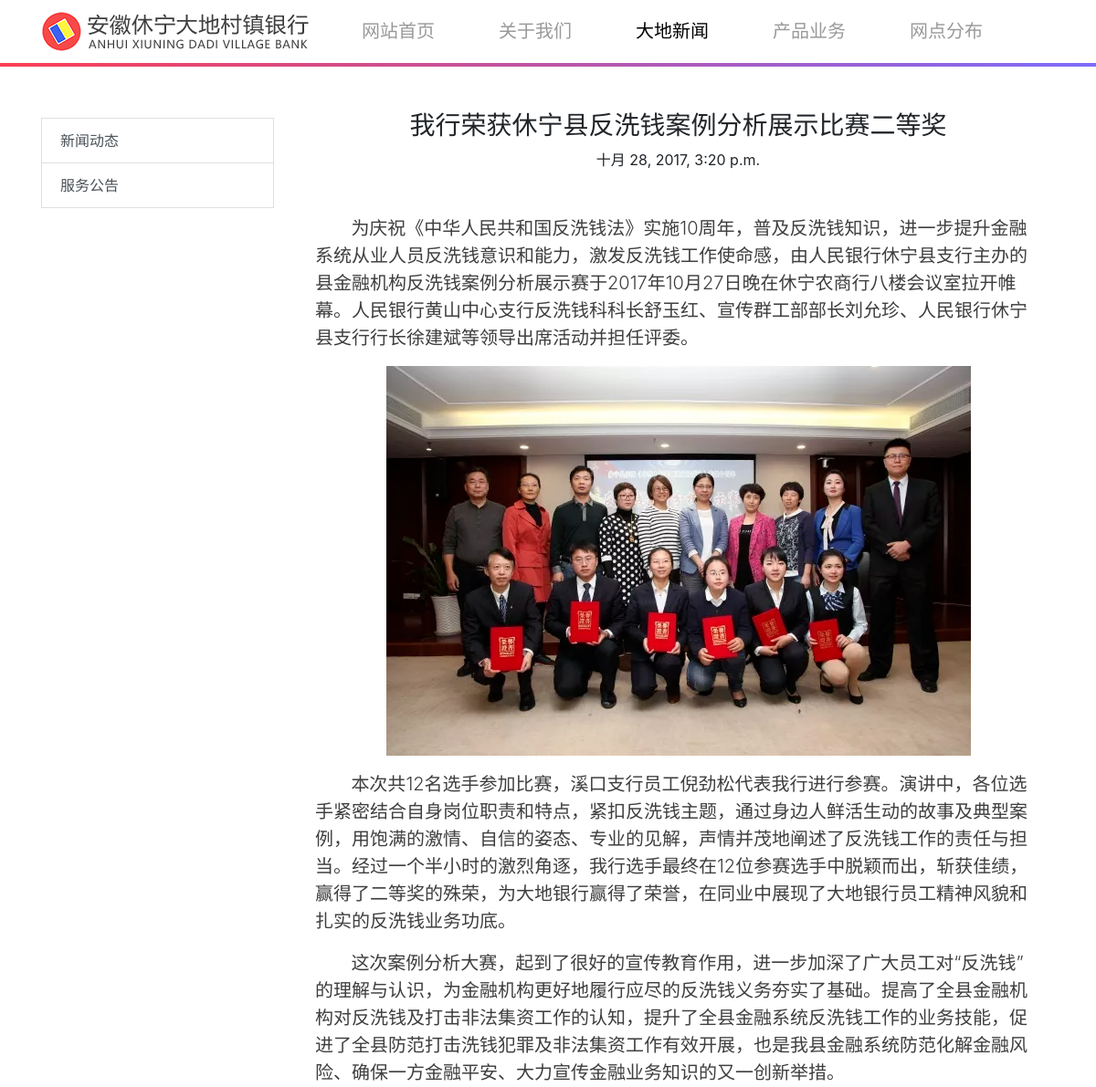
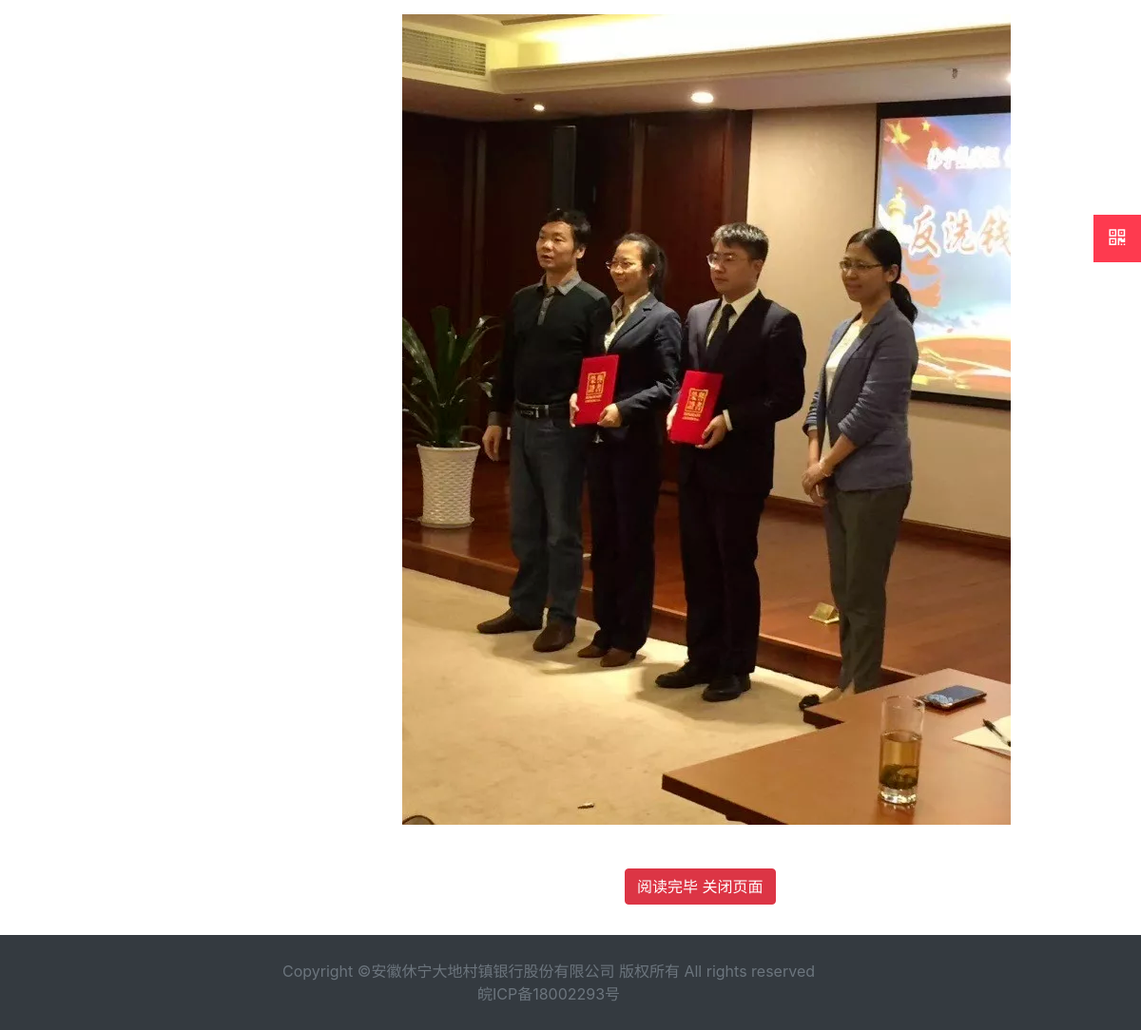
/news/2017/10/4/, run on the app's committed database (2 pictures, top to bottom).
### web/models.py (models this page shows, shortened)
class News(models.Model):
    title = models.CharField(max_length=250, verbose_name='文章标题')
    body = RichTextUploadingField(verbose_name='文章内容')
    publish = models.DateTimeField(default=timezone.now, verbose_name='发布时间')
    created = models.DateTimeField(auto_now_add=True, verbose_name='创建时间')
    updated = models.DateTimeField(auto_now=True, verbose_name='更新时间')
    image = ThumbnailerImageField(upload_to=datetime.datetime.now().strftime('news/%Y/%m/%d'), blank=True,
                                  verbose_name='封面')
    tag = models.ForeignKey(Tag, on_delete=models.CASCADE, verbose_name='标签')
    class Meta:
        verbose_name_plural = verbose_name = '文章'
        ordering = ['-publish', 'title']

### web/views.py (the view)
class NewsDetailView(DetailView):
    tag = ''
    model = News
    template_name = 'web/article_detail.html'
    context_object_name = 'article'
    def get_object(self, queryset=None):
        new = super(NewsDetailView, self).get_object(queryset=None)
        return new
    def get_context_data(self, **kwargs):
        news = super(NewsDetailView, self).get_context_data(**kwargs)
        d = {
            'column': '大地新闻',
            'tag': self.tag,
            'news': ' active',
        }
        news.update(d)
        return news

### web/templates/web/article_detail.html (shortened to what this page needs)
{% extends "base.html" %}
{% block content %}
    <div class="m-news-ct container mt-5">
        <div class="row">
            <div class="m-sd container col-sm-12 col-md-3 mt-2 mb-5">
                {% include 'widgets/side_bar.html' %}
            </div>
            <div class="col-sm-12 col-md-9">
                <div class="container text-center">
                    <h3>{{ article.title }}</h3>
                    <span>{{ article.publish }}</span>
                    <div class="mt-5 lead d-flex flex-column align-items-center text-left">
                        {{ article.body|safe }}
                    </div>
                </div>
                <a class="u-close btn btn-danger text-white">阅读完毕 关闭页面</a>
            </div>
        </div>
    </div>
{% endblock content %}

### web/static/web/css/global.css (style rules this page uses)
html { position: relative; min-height: 100%; }
body { margin-bottom: 200px; }
a { transition: all .15s; text-decoration: none; }
.m-news-ct img { height: 100%; width: 100%; object-fit: cover; }
.m-news-ct .u-close { position: absolute; margin-top: 30px; left: 40%; }

### data on the page
News: title "我行荣获休宁县反洗钱案例分析展示比赛二等奖", publish "十月 28, 2017, 3:20 p.m.", body "为庆祝《中华人民共和国反洗钱法》实施10 周年，普及反洗钱知识，进一步提升金融系统从业人员反洗钱意识和能力，激发反洗钱工作使命感，由人民银行休宁县支行主办的县金融机构反洗钱案例分析展示赛于 2017 年 10 月 27 日晚在休宁农商行八楼会议室拉开帷幕。人民银行黄山中心支行反洗钱科科长舒玉红、宣传群工部部长刘允珍、人民银行休宁县支行行长徐建斌等领导出席活动并担任评委。 本次共 12 名选手参加比赛，溪口支行员工倪劲松代表我行进行参赛。演讲中，各位选手紧密结合自身岗位职责和特点，紧扣反洗钱主题，通过身边人鲜活生动的故事及典型案例，用饱满的激情、自信的姿态、专业的见解，声情并茂地阐述了反洗钱工作的责任与担当。经过一个半小时的激烈角逐，我行选手最终在 12 位参赛选手中脱颖而出，斩获佳绩，赢得了二等奖的殊荣，为大地银行赢得了荣誉，在同业中展现了大地银行员工精神风貌和扎实的反洗钱业务功底。 这次案例分析大赛，起到了很好的宣传教育作用，进一步加深了广大员工对“ 反洗钱 ” 的理解与认识，为金融机构更好地履行应尽的反洗钱义务夯实了基础。提高了全县金融机构对反洗钱及打击非法集资工作的认知，提升了全县金融系统反洗钱工作的业务技能，促进了全县防范打击洗钱犯罪及非法集资工作有效开展，也是我县金融系统防范化解金融风险、确保一方金融平安、大力宣传金融业务知识的又一创新举措。", body (picture)
